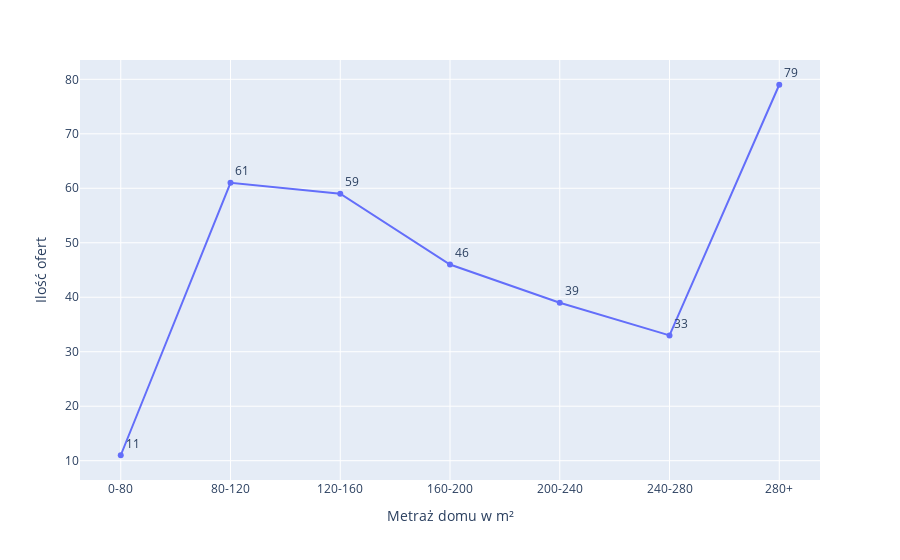

The code cell stored with this chart in its notebook:
### Code cell
D = dict({
    '0-80': 0,
    '80-120': 0,
    '120-160': 0,
    '160-200': 0,
    '200-240': 0,
    '240-280': 0,
    '280+': 0,
})
for i in data['Metry']:
    if i >= 0 and i < 80:
        D['0-80'] += 1
    elif i >= 80 and i < 120:
        D['80-120'] += 1
    elif i >= 120 and i < 160:
        D['120-160'] += 1
    elif i >= 160 and i < 200:
        D['160-200'] += 1
    elif i >= 200 and i < 240:
        D['200-240'] += 1
    elif i >= 240 and i < 280:
        D['240-280'] += 1
    elif i >= 280:
        D['280+'] += 1

df = pd.DataFrame.from_dict(D, orient='index')
df.index.name = 'Metraż domu w m²'
df.columns=['Ilość ofert']
fig = px.line(df, x=df.index, y='Ilość ofert', text='Ilość ofert')
fig.update_traces(textposition='top right')
fig.update_layout(showlegend=False)

fig.show()

### Figure 1 — Plotly figure (JSON) as saved in the notebook; plotly's stock layout.template omitted (floating-point values rounded to 4 significant figures)
{"data": [{"hovertemplate": "Metraż domu w m²=%{x}<br>Ilość ofert=%{text}<extra></extra>", "legendgroup": "", "line": {"color": "#636efa", "dash": "solid"}, "marker": {"symbol": "circle"}, "mode": "text+markers+lines", "name": "", "orientation": "v", "showlegend": false, "text": [11, 61, 59, 46, 39, 33, 79], "textposition": "top right", "type": "scatter", "x": ["0-80", "80-120", "120-160", "160-200", "200-240", "240-280", "280+"], "xaxis": "x", "y": [11, 61, 59, 46, 39, 33, 79], "yaxis": "y"}], "layout": {"legend": {"tracegroupgap": 0}, "margin": {"t": 60}, "showlegend": false, "xaxis": {"anchor": "y", "domain": [0, 1], "title": {"text": "Metraż domu w m²"}}, "yaxis": {"anchor": "x", "domain": [0, 1], "title": {"text": "Ilość ofert"}}}}
